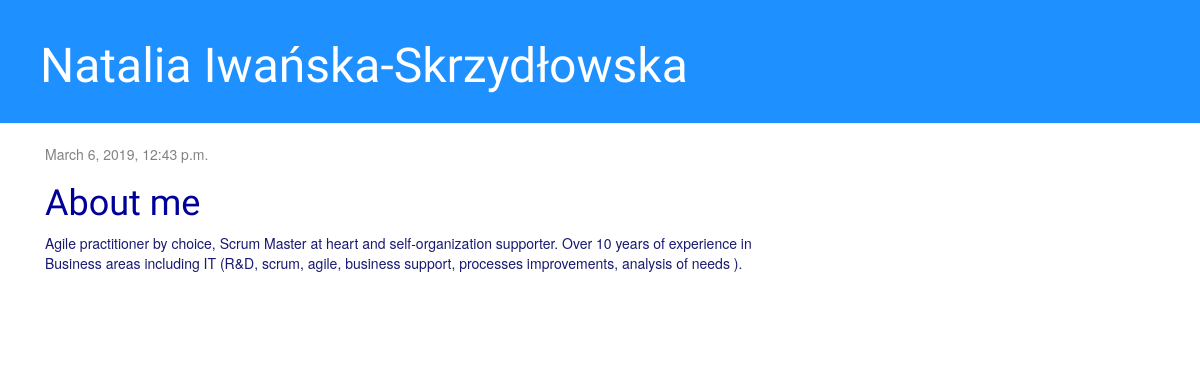
The app's page /post/1/ with its own data.
### myfirstapp/models.py (models this page shows, shortened)
class Post(models.Model):
    author = models.ForeignKey('auth.User', on_delete=models.CASCADE)
    title = models.CharField(max_length=200)
    text = models.TextField()
    created_date = models.DateTimeField(
            default=timezone.now)
    published_date = models.DateTimeField(
            blank=True, null=True)

### myfirstapp/views.py (the view)
# urls.py: path('post/<int:pk>/', views.post_detail, name='post_detail'),
def post_detail(request, pk):
    post = get_object_or_404(Post, pk=pk)
    return render(request, 'myfirstapp/post_detail.html', {'post': post})

### myfirstapp/templates/myfirstapp/post_detail.html
{% extends 'myfirstapp/base.html' %}
{% block content %}
    <div class="post">
        {% if post.published_date %}
            <div class="date">
                {{ post.published_date }}
            </div>
        {% endif %}
        <h1>{{ post.title }}</h1>
        <p>{{ post.text|safe|linebreaksbr }}</p>
    </div>
{% endblock %}

### myfirstapp/static/css/kolor.css (style rules this page uses)
h1, h2, h3, h4 { font-family: 'Courgette', cursive; color: #000099; }
.date { color: #828282; }
.post { margin-bottom: 70px; }

### records on screen
Post: published_date "March 6, 2019, 12:43 p.m.", title "About me", text "Agile practitioner by choice, Scrum Master at heart and self-organization supporter. Over 10 years of experience in Business areas including IT (R&D, scrum, agile, business support, processes improvements, analysis of needs )."
